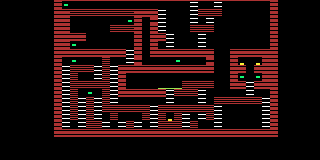

Rendered tile map (Tiled .tmx) drawn with the repository's tilesets; below, a short description and the full map source, tile grids included:
An orthogonal 40x20 tile map with 8x8 px tiles, 1 tile layer (Tile Layer 1), 1 hidden layer not drawn.

<map version="1.0" tiledversion="1.1.5" orientation="orthogonal" renderorder="right-down" width="40" height="20" tilewidth="8" tileheight="8" infinite="0" nextobjectid="1">
 <tileset firstgid="1" source="jetpax.tsx" />
 <layer name="Tile Layer 1" width="40" height="20" offsetx="6.5" offsety="-7.5">
  <data encoding="csv">
1,1,1,1,1,1,6,6,6,6,6,6,6,6,6,6,6,6,6,6,6,6,6,6,6,6,6,6,6,6,6,6,6,6,1,1,1,1,1,1,
1,1,1,1,1,1,6,41,1,1,1,1,1,1,1,1,1,1,1,1,1,1,1,81,1,1,81,1,1,1,1,1,1,6,1,1,1,1,1,1,
1,1,1,1,1,1,6,6,2,2,2,2,2,2,2,2,6,6,6,81,1,1,1,81,2,2,2,1,1,1,1,1,1,6,1,1,1,1,1,1,
1,1,1,1,1,1,6,6,1,1,1,1,1,1,1,41,6,1,7,81,1,1,1,81,1,81,1,1,1,1,1,1,1,6,1,1,1,1,1,1,
1,1,1,1,1,1,6,6,1,1,1,1,1,2,2,2,6,1,6,81,1,1,1,2,2,2,1,1,1,1,1,1,1,6,1,1,1,1,1,1,
1,1,1,1,1,1,6,6,6,6,1,1,1,1,1,1,6,1,6,6,81,1,1,1,81,1,1,1,1,1,1,1,1,6,1,1,1,1,1,1,
1,1,1,1,1,1,6,6,41,1,1,1,1,1,1,1,6,1,6,1,81,1,1,1,81,1,1,1,1,1,1,1,1,6,1,1,1,1,1,1,
1,1,1,1,1,1,6,6,6,6,6,6,6,6,6,81,6,1,6,6,6,6,6,6,6,6,1,1,6,6,6,6,6,6,1,1,1,1,1,1,
1,1,1,1,1,1,6,1,41,1,1,1,2,1,1,81,7,1,1,1,1,41,1,1,1,7,1,1,6,42,1,42,6,6,1,1,1,1,1,1,
1,1,1,1,1,1,6,81,2,2,2,81,2,81,6,6,6,6,6,6,6,6,6,6,6,6,1,1,6,6,1,6,6,6,1,1,1,1,1,1,
1,1,1,1,1,1,6,81,2,1,1,81,2,81,6,1,1,1,1,1,1,1,1,1,1,1,1,1,6,41,1,41,6,6,1,1,1,1,1,1,
1,1,1,1,1,1,6,81,2,2,2,2,2,81,6,1,1,1,1,5,5,5,2,2,2,2,1,1,6,6,81,6,6,6,1,1,1,1,1,1,
1,1,1,1,1,1,6,81,2,1,41,1,2,81,6,6,6,6,6,6,81,3,3,3,81,1,1,1,1,1,81,1,1,6,1,1,1,1,1,1,
1,1,1,1,1,1,6,81,2,81,2,81,2,81,1,1,1,1,1,1,81,1,1,1,81,1,2,2,2,2,2,2,81,6,1,1,1,1,1,1,
1,1,1,1,1,1,6,81,2,81,2,81,2,2,2,2,2,2,81,2,2,2,2,2,2,2,81,1,1,1,1,1,81,6,1,1,1,1,1,1,
1,1,1,1,1,1,6,81,2,81,2,81,1,2,1,1,1,2,81,2,42,2,81,1,81,2,81,1,1,1,1,1,81,6,1,1,1,1,1,1,
1,1,1,1,1,1,6,81,1,81,2,2,81,1,81,2,81,1,81,2,2,2,81,2,1,1,81,1,1,1,1,1,81,6,1,1,1,1,1,1,
1,1,1,1,1,1,6,6,6,6,6,6,6,6,6,6,6,6,6,6,6,6,6,6,6,6,6,6,6,6,6,6,6,6,1,1,1,1,1,1,
1,1,1,1,1,1,1,1,1,1,1,1,1,1,1,1,1,1,1,1,1,1,1,1,1,1,1,1,1,1,1,1,1,1,1,1,1,1,1,1,
1,1,1,1,1,1,1,1,1,1,1,1,1,1,1,1,1,1,1,1,1,1,1,1,1,1,1,1,1,1,1,1,1,1,1,1,1,1,1,1
</data>
 </layer>
 <layer name="Tile Layer 2" width="40" height="20" visible="0">
  <data encoding="csv">
0,0,0,0,0,0,0,0,0,0,0,0,0,0,0,0,0,0,0,0,0,0,0,0,0,0,0,0,0,0,0,0,0,0,0,0,0,0,0,0,
0,0,0,0,0,0,0,0,0,0,0,0,0,0,0,0,0,0,0,0,0,0,0,0,0,0,0,0,0,0,0,0,0,0,0,0,0,0,0,0,
0,0,0,0,0,0,0,0,0,0,0,0,0,0,0,0,0,0,0,0,0,0,0,0,0,0,0,0,0,0,0,0,0,0,0,0,0,0,0,0,
0,0,0,0,0,0,0,0,0,0,0,0,0,0,0,0,0,0,0,0,0,0,0,0,0,0,0,0,0,0,0,0,0,0,0,0,0,0,0,0,
0,0,0,0,0,0,0,0,0,0,0,0,0,0,0,0,0,0,0,0,0,0,0,0,0,0,0,0,0,0,0,0,0,0,0,0,0,0,0,0,
0,0,0,0,0,0,0,0,0,0,0,0,0,0,0,0,0,0,0,0,0,0,0,0,0,0,0,0,0,0,0,0,0,0,0,0,0,0,0,0,
0,0,0,0,0,0,0,0,0,0,0,0,0,0,0,0,0,0,0,0,0,0,0,0,0,0,0,0,0,0,0,0,0,0,0,0,0,0,0,0,
0,0,0,0,0,0,0,0,0,0,0,0,0,0,0,0,0,0,0,0,0,0,0,0,0,0,0,0,0,0,0,0,0,0,0,0,0,0,0,0,
0,0,0,0,0,0,0,0,0,0,0,0,0,0,0,0,0,0,0,0,0,0,0,0,0,0,0,0,0,0,0,0,0,0,0,0,0,0,0,0,
0,0,0,0,0,0,0,0,0,0,0,0,0,0,0,0,0,0,0,0,0,0,0,0,0,0,0,0,0,0,0,0,0,0,0,0,0,0,0,0,
0,0,0,0,0,0,0,0,0,0,0,0,0,0,0,0,0,0,0,0,0,0,0,0,41,0,0,0,0,0,0,0,0,0,0,0,0,0,0,0,
0,0,0,0,0,0,0,0,0,0,0,0,0,0,0,0,0,0,0,0,0,0,0,0,0,0,0,0,0,0,0,0,0,0,0,0,0,0,0,0,
0,0,0,0,0,0,0,0,0,0,0,0,0,0,0,0,0,0,0,0,0,0,0,0,0,0,0,0,0,0,0,0,0,0,0,0,0,0,0,0,
0,0,0,0,0,0,0,0,0,0,0,0,0,0,0,0,0,0,0,0,0,0,0,0,0,0,0,0,0,0,0,0,0,0,0,0,0,0,0,0,
0,0,0,0,0,0,0,0,0,0,0,0,0,0,0,0,0,0,0,0,0,0,0,0,0,0,0,0,0,0,0,0,0,0,0,0,0,0,0,0,
0,0,0,0,0,0,0,0,0,0,0,0,0,0,0,0,0,0,0,0,0,0,0,0,0,0,0,0,0,0,0,0,0,0,0,0,0,0,0,0,
0,0,0,0,0,0,0,0,0,0,0,0,0,0,0,0,0,0,0,0,0,0,0,0,0,0,0,0,0,0,0,0,0,0,0,0,0,0,0,0,
0,0,0,0,0,0,0,0,0,0,0,0,0,0,0,0,0,0,0,0,0,0,0,0,0,0,0,0,0,0,0,0,0,0,0,0,0,0,0,0,
0,0,0,0,0,0,0,0,0,0,0,0,0,0,0,0,0,0,0,0,0,0,0,0,0,0,0,0,0,0,0,0,0,0,0,0,0,0,0,0,
0,0,0,0,0,0,0,0,0,0,0,0,0,0,0,0,0,0,0,0,0,0,0,0,0,0,0,0,0,0,0,0,0,0,0,0,0,0,0,0
</data>
 </layer>
</map>